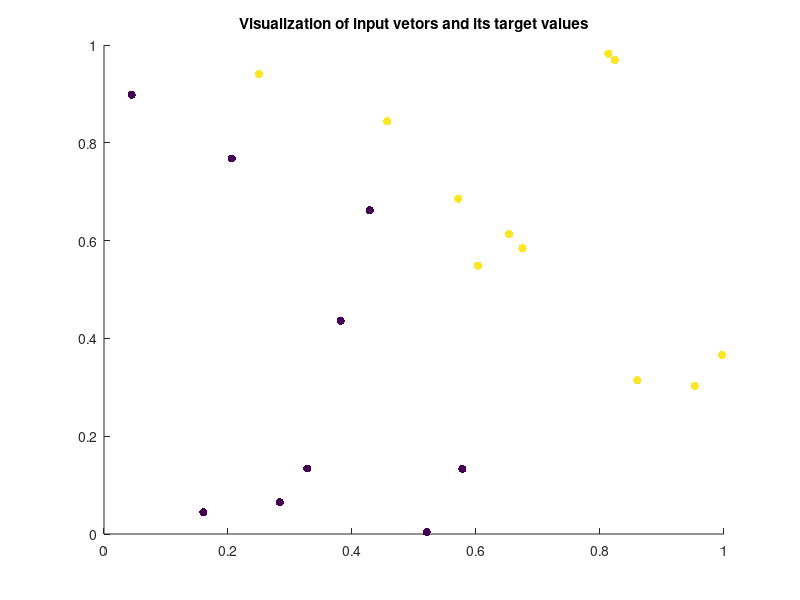

This figure's MATLAB source: (Note: this script raises an error after producing the figure.)
N=20;

rng(10);

A11 = 1;
A12 = 1;


train_set = zeros(N, 3);
train_set(:, 1:2) = rand(N, 2);

for i=1:N
    a = -train_set(:, 1) - train_set(:,2) + 1.1;
    if a(i)<0
        train_set(i, 3) = 1;
    else
        train_set(i, 3) = -1;
    end
    
end

if A11
    scatter(train_set(:, 1), train_set(:, 2),[], train_set(:, 3), 'filled');
    title('Visualization of input vetors and its target values');
    hold on;

    sigma = .2

    [alpha, w0, s_vectors] = trainSVM(train_set(:, 1:2), train_set(:,3));

    %visualize support vectors
    scatter(s_vectors(:, 1), s_vectors(:, 2), 100, 'o');

    w = sum(alpha.*train_set(:, 3).*train_set(:, 1:2), 1);

    w = [w0 w];
    w = - w ./ w(3);

    x = linspace(0, 1, 2);
    y = x*w(2) + w(1);
    plot(x, y);
    axis tight;
    
    waitforbuttonpress;

    new_vec = [.6, .6];
    new_vec2 = [.3, .6];
    

    y_new = predictSVM(alpha,train_set(:, 1:2), train_set(:,3),new_vec);
    y_new = sign(y_new);
    scatter(new_vec(1), new_vec(2), [], y_new, 'filled');
    scatter(new_vec(1), new_vec(2), 100, 'o');
    scatter(new_vec(1), new_vec(2), 200, 'o');
    
    y_new2 = predictSVM(alpha,train_set(:, 1:2), train_set(:,3),new_vec2);
    y_new2 = sign(y_new2);
    scatter(new_vec2(1), new_vec2(2), [], y_new2, 'filled');
    scatter(new_vec2(1), new_vec2(2), 100, 'o');
    scatter(new_vec2(1), new_vec2(2), 200, 'o');


    % plot kernel decision boundary

    % Make classification predictions over a grid of values
    x1plot = linspace(min(train_set(:,1)), max(train_set(:,1)), 50)';
    x2plot = linspace(min(train_set(:,2)), max(train_set(:,2)), 50)';
    [X1, X2] = meshgrid(x1plot, x2plot);
    vals = zeros(size(X1));
    for i = 1:size(X1, 2)
       this_X = [X1(:, i), X2(:, i)];
       vals(:, i) = predictSVM(alpha,train_set(:, 1:2), train_set(:,3),this_X);
    end
    vals;

    % Plot the SVM boundary
    contour(X1, X2, vals, [0 0], 'Color', 'b');
    hold off;
    waitforbuttonpress;
end

if A12
    %non linearly separable data
    tic

    mu1 = ones(N/2, 1)*[0.35, 0.15];
    mu2 = ones(N/2, 1)*[0.75, 0.75];
    mu3 = ones(N/2, 1)*[0.0, 0.0];
    mu4 = ones(N/2, 1)*[0.0, 0.6];

    blob1 = normrnd(mu1, 0.15, N/2, 2);
    blob2 = normrnd(mu2, 0.1, N/2, 2);
    blob3 = normrnd(mu3, 0.1, N/2, 2);
    blob4 = normrnd(mu4, 0.1, N/2, 2);

    blob1 = [blob1, ones(N/2, 1)];
    blob2 = [blob2, ones(N/2, 1)*-1];
    blob3 = [blob3, ones(N/2, 1)*-1];
    blob4 = [blob4, ones(N/2, 1)*-1];

    rbf_training = [blob1; blob2; blob3; blob4];
    toc
    
%     tic
%     b1=[normrnd(repmat([0.35 0.15],10,1),0.15),ones(10,1)];
%     b2=[normrnd(repmat([0.75 0.75],10,1),0.1),-ones(10,1)];
%     b3=[normrnd(repmat([0.0 0.0],10,1),0.1),-ones(10,1)];
%     b4=[normrnd(repmat([0.0 0.6],10,1),0.1),-ones(10,1)];
%     
%     rbf_training=[b1;b2;b3;b4];
%     toc

    figure
    scatter(rbf_training(:, 1), rbf_training(:, 2), [], rbf_training(:, 3), 'filled');
    hold on;
    
    C = 0.5;
    [alpha, w0, s_vectors] = rbf_trainSVM_soft(rbf_training(:, 1:2), rbf_training(:,3), sigma, C);

    % Make classification predictions over a grid of values
    x1plot = linspace(min(rbf_training(:,1)), max(rbf_training(:,1)), 50)';
    x2plot = linspace(min(rbf_training(:,2)), max(rbf_training(:,2)), 50)';
    [X1, X2] = meshgrid(x1plot, x2plot);

    vals = zeros(size(X1));
    for i = 1:size(X1, 1)
        for j = 1:size(X2, 2)
            this_X = [X1(i, j), X2(i, j)];
            pred = rbf_predictSVM(alpha,rbf_training(:, 1:2), rbf_training(:,3),this_X, sigma);
            vals(i, j) = pred;
        end
    end

    % Plot the SVM boundary
    contour(X1, X2, vals, [0, 0], 'Color', 'b');
    
    %visualize support vectors and sigma
    scatter(s_vectors(:, 1), s_vectors(:, 2), 100, 'o');
    %visualize support vectors
    scatter(s_vectors(:, 1), s_vectors(:, 2), 100, 'o');
    
    % plot support vector + sigma, disabled because of cluttering
    for i=1:size(s_vectors, 1)
        sv = s_vectors(i, :);
        
        %circle(sv(1), sv(2), sigma);
    end
    hold off;
end

